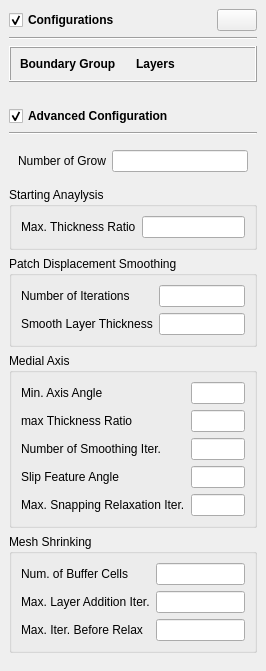
                 <widget class="QWidget" name="scrollAreaWidgetContents_2">
                  <property name="geometry">
                   <rect>
                    <x>0</x>
                    <y>0</y>
                    <width>266</width>
                    <height>661</height>
                   </rect>
                  </property>
                  <layout class="QVBoxLayout" name="verticalLayout_20">
                   <property name="leftMargin">
                    <number>0</number>
                   </property>
                   <property name="topMargin">
                    <number>0</number>
                   </property>
                   <property name="rightMargin">
                    <number>0</number>
                   </property>
                   <property name="bottomMargin">
                    <number>0</number>
                   </property>
                   <item>
                    <widget class="QWidget" name="widget_29" native="true">
                     <layout class="QVBoxLayout" name="verticalLayout_29">
                      <item>
                       <widget class="QWidget" name="widget_30" native="true">
                        <layout class="QHBoxLayout" name="horizontalLayout_16">
                         <property name="leftMargin">
                          <number>0</number>
                         </property>
                         <property name="topMargin">
                          <number>0</number>
                         </property>
                         <property name="rightMargin">
                          <number>0</number>
                         </property>
                         <property name="bottomMargin">
                          <number>0</number>
                         </property>
                         <item>
                          <widget class="FolderHeader" name="boundaryLayerConfigurationsHeader">
                           <property name="sizePolicy">
                            <sizepolicy hsizetype="Expanding" vsizetype="Fixed">
                             <horstretch>0</horstretch>
                             <verstretch>0</verstretch>
                            </sizepolicy>
                           </property>
                           <property name="font">
                            <font>
                             <bold>true</bold>
                            </font>
                           </property>
                           <property name="text">
                            <string>Configurations</string>
                           </property>
                           <property name="checked">
                            <bool>true</bool>
                           </property>
                          </widget>
                         </item>
                         <item>
                          <widget class="FlatPushButton" name="boundaryLayerConfigurationsAdd">
                           <property name="text">
                            <string/>
                           </property>
                           <property name="icon">
                            <iconset resource="../../resource.qrc">
                             <normaloff>:/icons/add-circle-outline.svg</normaloff>:/icons/add-circle-outline.svg</iconset>
                           </property>
                          </widget>
                         </item>
                        </layout>
                       </widget>
                      </item>
                      <item>
                       <widget class="Line" name="line_15">
                        <property name="orientation">
                         <enum>Qt::Horizontal</enum>
                        </property>
                       </widget>
                      </item>
                      <item>
                       <widget class="ListTable" name="boundaryLayerConfigurations">
                        <property name="styleSheet">
                         <string notr="true"/>
                        </property>
                        <property name="frameShape">
                         <enum>QFrame::Box</enum>
                        </property>
                        <property name="frameShadow">
                         <enum>QFrame::Raised</enum>
                        </property>
                        <layout class="QGridLayout" name="gridLayout_3">
                         <item row="0" column="1">
                          <widget class="QLabel" name="label_47">
                           <property name="font">
                            <font>
                             <bold>true</bold>
                            </font>
                           </property>
                           <property name="text">
                            <string>Layers</string>
                           </property>
                          </widget>
                         </item>
                         <item row="0" column="0">
                          <widget class="QLabel" name="label_48">
                           <property name="font">
                            <font>
                             <bold>true</bold>
                            </font>
                           </property>
                           <property name="text">
                            <string>Boundary Group</string>
                           </property>
                          </widget>
                         </item>
                        </layout>
                       </widget>
                      </item>
                     </layout>
                    </widget>
                   </item>
                   <item>
                    <widget class="QWidget" name="widget_31" native="true">
                     <layout class="QVBoxLayout" name="verticalLayout_30">
                      <item>
                       <widget class="QWidget" name="widget_32" native="true">
                        <layout class="QHBoxLayout" name="horizontalLayout_17">
                         <property name="leftMargin">
                          <number>0</number>
                         </property>
                         <property name="topMargin">
                          <number>0</number>
                         </property>
                         <property name="rightMargin">
                          <number>0</number>
                         </property>
                         <property name="bottomMargin">
                          <number>0</number>
                         </property>
                         <item>
                          <widget class="FolderHeader" name="boundaryLayerAdvancedConfigurationHeader">
                           <property name="sizePolicy">
                            <sizepolicy hsizetype="Expanding" vsizetype="Fixed">
                             <horstretch>0</horstretch>
                             <verstretch>0</verstretch>
                            </sizepolicy>
                           </property>
                           <property name="font">
                            <font>
                             <bold>true</bold>
                            </font>
                           </property>
                           <property name="text">
                            <string>Advanced Configuration</string>
                           </property>
                           <property name="checked">
                            <bool>true</bool>
                           </property>
                          </widget>
                         </item>
                        </layout>
                       </widget>
                      </item>
                      <item>
                       <widget class="Line" name="line_16">
                        <property name="orientation">
                         <enum>Qt::Horizontal</enum>
                        </property>
                       </widget>
                      </item>
                      <item>
                       <widget class="QWidget" name="boundaryLayerAdvancedConfiguration" native="true">
                        <layout class="QVBoxLayout" name="verticalLayout_19">
                         <property name="leftMargin">
                          <number>0</number>
                         </property>
                         <property name="rightMargin">
                          <number>0</number>
                         </property>
                         <item>
                          <widget class="QWidget" name="widget_15" native="true">
                           <layout class="QFormLayout" name="formLayout_7">
                            <property name="topMargin">
                             <number>0</number>
                            </property>
                            <item row="0" column="0">
                             <widget class="QLabel" name="label_14">
                              <property name="text">
                               <string>Number of Grow</string>
                              </property>
                             </widget>
                            </item>
                            <item row="0" column="1">
                             <widget class="QLineEdit" name="nGrow"/>
                            </item>
                           </layout>
                          </widget>
                         </item>
                         <item>
                          <widget class="QGroupBox" name="groupBox_5">
                           <property name="title">
                            <string>Starting Anaylysis</string>
                           </property>
                           <layout class="QFormLayout" name="formLayout_9">
                            <item row="0" column="0">
                             <widget class="QLabel" name="label_17">
                              <property name="text">
                               <string>Max. Thickness Ratio</string>
                              </property>
                             </widget>
                            </item>
                            <item row="0" column="1">
                             <widget class="QLineEdit" name="maxFaceThicknessRatio"/>
                            </item>
                           </layout>
                          </widget>
                         </item>
                         <item>
                          <widget class="QGroupBox" name="groupBox_6">
                           <property name="title">
                            <string>Patch Displacement Smoothing</string>
                           </property>
                           <layout class="QFormLayout" name="formLayout_10">
                            <item row="0" column="0">
                             <widget class="QLabel" name="label_30">
                              <property name="text">
                               <string>Number of Iterations</string>
                              </property>
                             </widget>
                            </item>
                            <item row="0" column="1">
                             <widget class="QLineEdit" name="nSmoothSurfaceNormals"/>
                            </item>
                            <item row="1" column="0">
                             <widget class="QLabel" name="label_31">
                              <property name="text">
                               <string>Smooth Layer Thickness</string>
                              </property>
                             </widget>
                            </item>
                            <item row="1" column="1">
                             <widget class="QLineEdit" name="nSmoothThickness"/>
                            </item>
                           </layout>
                          </widget>
                         </item>
                         <item>
                          <widget class="QGroupBox" name="groupBox_7">
                           <property name="title">
                            <string>Medial Axis</string>
                           </property>
                           <layout class="QFormLayout" name="formLayout_11">
                            <item row="0" column="0">
                             <widget class="QLabel" name="label_32">
                              <property name="text">
                               <string>Min. Axis Angle</string>
                              </property>
                             </widget>
                            </item>
                            <item row="0" column="1">
                             <widget class="QLineEdit" name="minMedialAxisAngle"/>
                            </item>
                            <item row="1" column="0">
                             <widget class="QLabel" name="label_33">
                              <property name="text">
                               <string>max Thickness Ratio</string>
                              </property>
                             </widget>
                            </item>
                            <item row="1" column="1">
                             <widget class="QLineEdit" name="maxThicknessToMedialRatio"/>
                            </item>
                            <item row="2" column="0">
                             <widget class="QLabel" name="label_34">
                              <property name="text">
                               <string>Number of Smoothing Iter.</string>
                              </property>
                             </widget>
                            </item>
                            <item row="2" column="1">
                             <widget class="QLineEdit" name="nSmoothNormals"/>
                            </item>
                            <item row="3" column="0">
                             <widget class="QLabel" name="label_35">
                              <property name="text">
                               <string>Slip Feature Angle</string>
                              </property>
                             </widget>
                            </item>
                            <item row="3" column="1">
                             <widget class="QLineEdit" name="slipFeatureAngle"/>
                            </item>
                            <item row="4" column="0">
                             <widget class="QLabel" name="label_36">
                              <property name="text">
                               <string>Max. Snapping Relaxation Iter.</string>
                              </property>
                             </widget>
                            </item>
                            <item row="4" column="1">
                             <widget class="QLineEdit" name="nRelaxIter"/>
                            </item>
                           </layout>
                          </widget>
                         </item>
                         <item>
                          <widget class="QGroupBox" name="groupBox_8">
                           <property name="title">
                            <string>Mesh Shrinking</string>
                           </property>
                           <layout class="QFormLayout" name="formLayout_12">
                            <item row="0" column="0">
                             <widget class="QLabel" name="label_51">
                              <property name="text">
                               <string>Num. of Buffer Cells</string>
                              </property>
                             </widget>
                            </item>
                            <item row="0" column="1">
                             <widget class="QLineEdit" name="nBufferCellsNoExtrude"/>
                            </item>
                            <item row="1" column="0">
                             <widget class="QLabel" name="label_52">
                              <property name="text">
                               <string>Max. Layer Addition Iter.</string>
                              </property>
                             </widget>
                            </item>
                            <item row="1" column="1">
                             <widget class="QLineEdit" name="nLayerIter"/>
                            </item>
                            <item row="2" column="0">
                             <widget class="QLabel" name="label_53">
                              <property name="text">
                               <string>Max. Iter. Before Relax</string>
                              </property>
                             </widget>
                            </item>
                            <item row="2" column="1">
                             <widget class="QLineEdit" name="nRelaxedIter"/>
                            </item>
                           </layout>
                          </widget>
                         </item>
                        </layout>
                       </widget>
                      </item>
                      <item>
                       <spacer name="verticalSpacer_3">
                        <property name="orientation">
                         <enum>Qt::Vertical</enum>
                        </property>
                        <property name="sizeHint" stdset="0">
                         <size>
                          <width>20</width>
                          <height>40</height>
                         </size>
                        </property>
                       </spacer>
                      </item>
                     </layout>
                    </widget>
                   </item>
                  </layout>
                 </widget>
